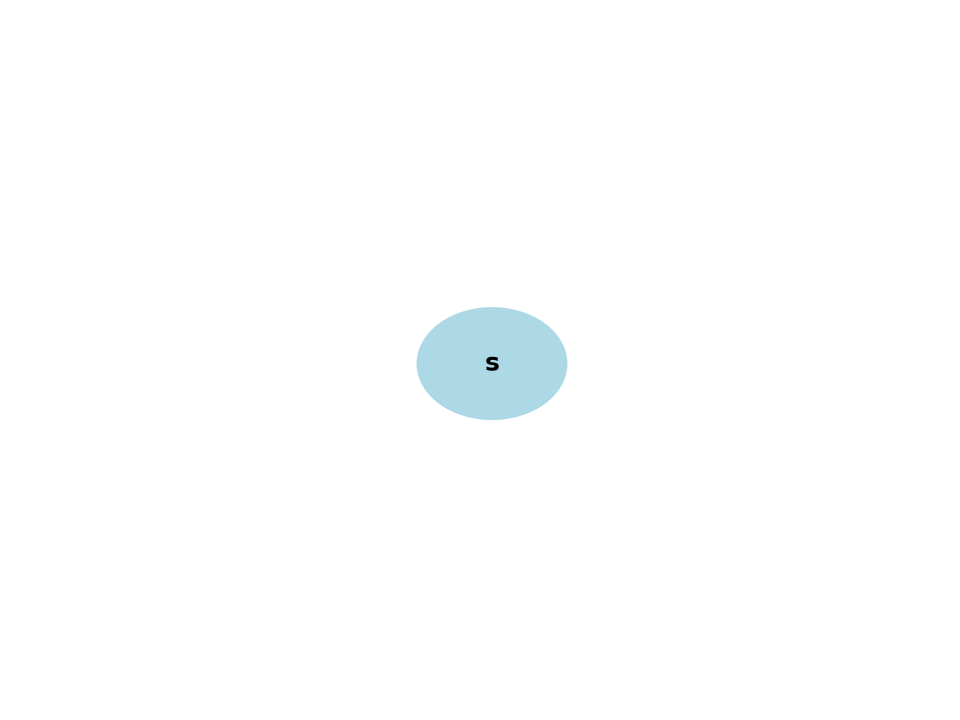
#> input picture Graphs/graphs/graph-1.png, 1920 x 1440 px, found by its file name (shown at 1/2 size)
$ python MST.py
#> lines starting #> are read from the running program, lines starting #| are printed output that depends on the picture
### Graphs/Draw_graph.py
import networkx as nx
import matplotlib.pyplot as plt


def draw(adj_list, high_adj, i):
    # define main graph
    if i == -1:
        return
    G = nx.Graph()

    for node, neighbors in adj_list.items():
        for neighbor, weight in neighbors:
            G.add_edge(node, neighbor, weight=weight)

    # define highlighted
    G2 = nx.Graph()

    for node, neighbors in high_adj.items():
        for neighbor, weight in neighbors:
            G2.add_edge(node, neighbor, weight=weight)

    pos = nx.spring_layout(G, k=1.5)

    highlight_nodes = G2.nodes
    all_nodes = G.nodes()
    highlight_edges = G2.edges

    # highlight specified nodes
    node_colors = ["orange" if n in highlight_nodes else "lightblue" for n in all_nodes]
    nx.draw(G, pos, with_labels=True, node_color=node_colors, edge_color='gray', node_size=2000, font_size=16)
    edge_labels = nx.get_edge_attributes(G, 'weight')
    nx.draw_networkx_edges(G, pos, edgelist=highlight_edges, edge_color='red', width=2)
    nx.draw_networkx_edge_labels(G, pos, edge_labels=edge_labels, font_color='black', font_size=20)

# Highlight label
    ax = plt.gca()
    for (u, v) in highlight_edges:
        x1, y1 = pos[u]
        x2, y2 = pos[v]

        mx, my = (x1 + x2) / 2, (y1 + y2) / 2

        label = f"{G[u][v]['weight']}"

        circle = plt.Circle((mx, my), 0.06, color="yellow", zorder=1)
        ax.add_patch(circle)

        plt.text(mx, my, label, fontsize=12, ha="center", va="center", color="blue", zorder=2, fontweight="bold")

    plt.title("Highlighted Edges with Circled Labels")
    plt.savefig(f"graphs/graph{i}.png", format="png", dpi=300)
    plt.clf()


#print(adj_list)

### Graphs/video.py
import cv2
import numpy as np


def stitch_images_side_by_side(image1_path, image2_path):
    img1 = cv2.imread(image1_path)
    img2 = cv2.imread(image2_path)
    im3 = cv2.imread("img2.png")

    if img1.shape[0] != img2.shape[0]:

        height1 = img1.shape[0]
        width2 = int(img2.shape[1] * (height1 / img2.shape[0]))  # maintain aspect ratio
        img2 = cv2.resize(img2, (width2, height1))

    stitched_image = np.hstack((img1,im3, img2))

    size = (int(stitched_image.shape[1]/3), int(stitched_image.shape[0]/3))
    stitched_image = cv2.resize(stitched_image, size)
    return stitched_image


def create_video(ii):

    image1_path = 'Graphs/graph1.png'
    image2_path = 'Graphs/graph-1.png'
    frame = stitch_images_side_by_side(image1_path, image2_path)

    vid = cv2.VideoWriter("final.avi", cv2.VideoWriter_fourcc(*'MJPG'), 1, (frame.shape[1], frame.shape[0]))
    vid.write(frame)
    vid.write(frame)
    for i in range(2, ii+1):
        print(i)
        image1_path = f'Graphs/graph{i}.png'
        image2_path = f'Graphs/graph-{i}.png'
        frame = stitch_images_side_by_side(image1_path, image2_path)
        vid.write(frame)
    vid.release()

### Graphs/MST.py
import cv2
import heapq
from Graphs.video import create_video
from Graphs.Draw_graph import draw
pq = []

final_tree = []
final_tree_dic = {}
tst_graph = {
    "s": [("c", 7), ("g", 2), ("b", 3)],
    "b": [("s", 3), ("g", 4)],
    "c": [("s", 7), ("g", 4), ("e", 5), ("d", 1)],
    "d": [("c", 1), ("g", 5), ("f", 8)],
    "e": [("c", 5), ("f", 7)],
    "f": [("e", 7), ("d", 8)],
    "g": [("b", 4), ("d", 5), ("c", 4), ("s", 2)],
}
visited = set()
for edge in tst_graph["s"]:
    heapq.heappush(pq, (edge[1], "s", edge[0]))
visited.add("s")
i = 1
while pq.__len__() > 0:
    weight, start, end = heapq.heappop(pq)
    if end in visited:
        continue
    draw(tst_graph, final_tree_dic, i)
    draw(final_tree_dic, {}, i * -1)
    final_tree.append([start, weight, end])
    if start not in final_tree_dic:
        final_tree_dic[start] = []
    final_tree_dic[start].append((end, weight))
    if end not in final_tree_dic:
        final_tree_dic[end] = []
    final_tree_dic[end].append((start, weight))
    visited.add(end)
    i += 1
    for edge in tst_graph[end]:
        if edge[0] not in visited:
            heapq.heappush(pq, (edge[1], end, edge[0]))
#> this loop made 10 passes
#> pass 1, in draw, `plt.savefig(f"graphs/graph{i}.png", format="png", dpi=300)`:
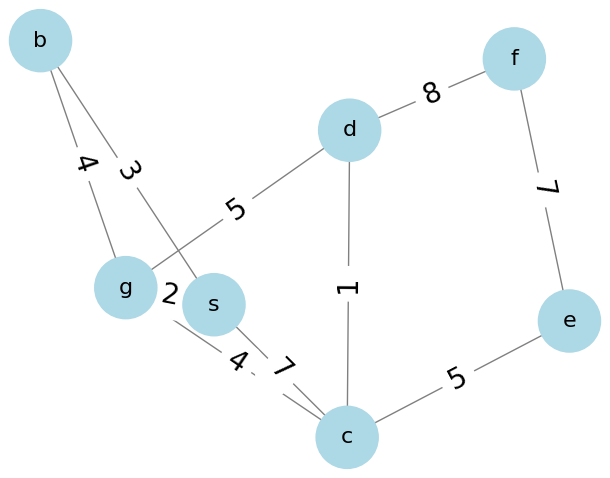
#> figure drawn by matplotlib, 1 panel
#> pass 2, in draw (call 3), `plt.savefig(f"graphs/graph{i}.png", format="png", dpi=300)`:
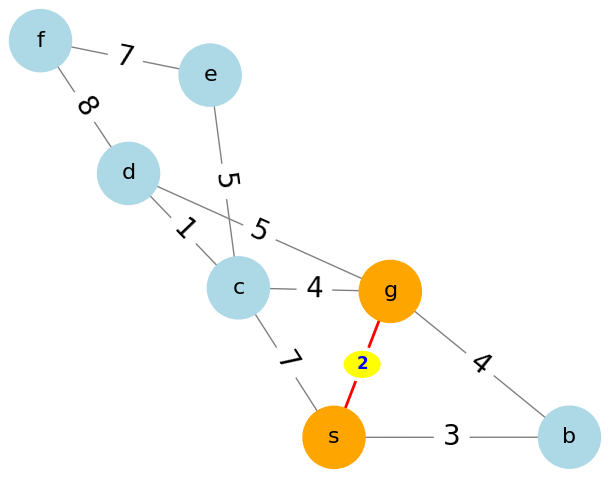
#> figure drawn by matplotlib, 1 panel
#> pass 2, in draw (call 4), `plt.savefig(f"graphs/graph{i}.png", format="png", dpi=300)`:
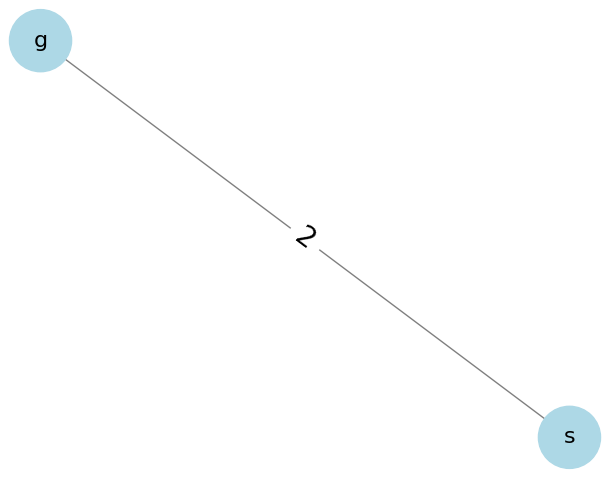
#> figure drawn by matplotlib, 1 panel

print(len(tst_graph), len(final_tree))
if len(tst_graph) != len(final_tree)+1:
    print("not connected tree")
    exit(1)
draw(tst_graph, final_tree_dic, i)
#> in draw (call 13), `plt.savefig(f"graphs/graph{i}.png", format="png", dpi=300)`:
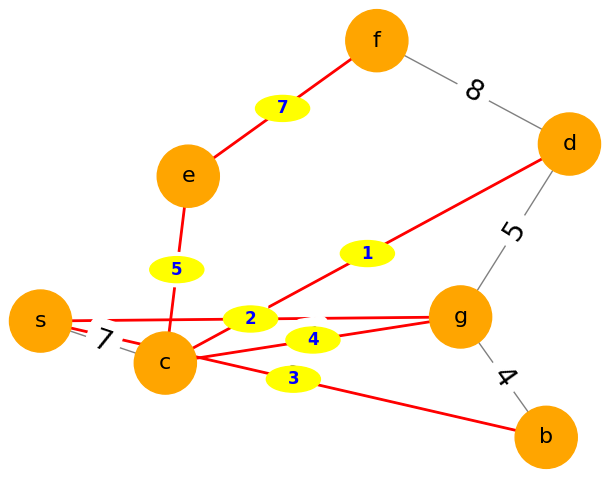
#> figure drawn by matplotlib, 1 panel
draw(final_tree_dic, {}, i*-1)
#> in draw (call 14), `plt.savefig(f"graphs/graph{i}.png", format="png", dpi=300)`:
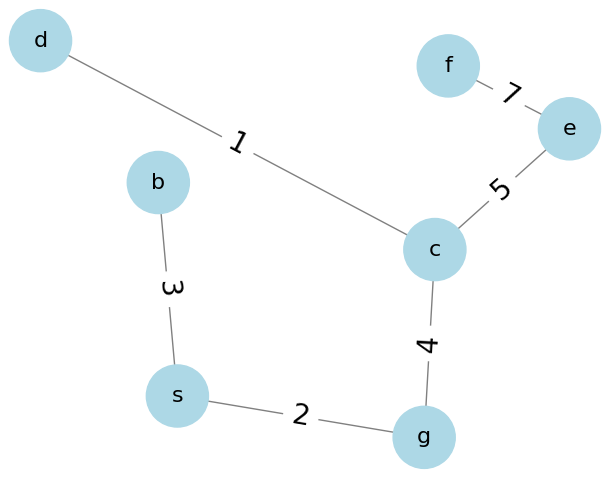
#> figure drawn by matplotlib, 1 panel
print(final_tree)
create_video(i)
#> in stitch_images_side_by_side, img2 is the input picture: shape (1440, 1920, 3); mean B, G, R 254.5, 254.2, 253.4
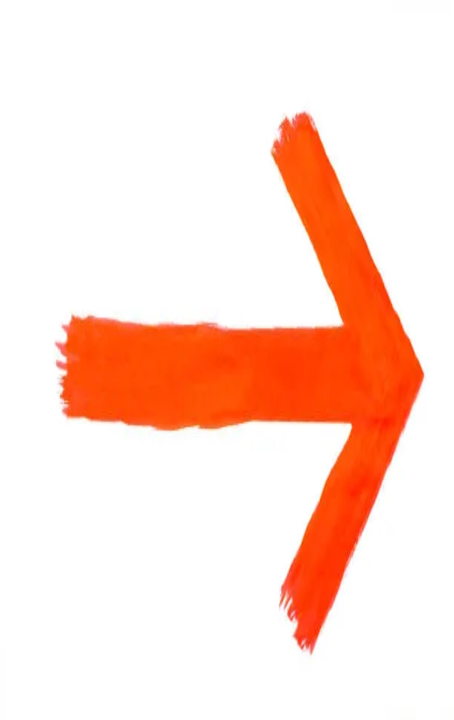
#> input picture Graphs/img2.png, 908 x 1440 px (shown at 1/2 size)
#> in stitch_images_side_by_side, im3 is the input picture: shape (1440, 908, 3); mean B, G, R 211.8, 223.2, 254.4
#> (the run stopped early here; a loop or call above may not have finished)
